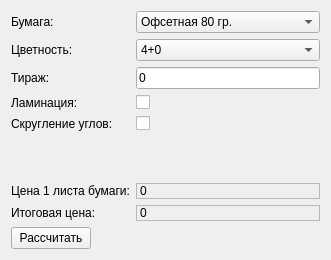
      <widget class="QWidget" name="SWPVizitki">
       <layout class="QFormLayout" name="formLayout_2">
        <item row="0" column="0">
         <widget class="QLabel" name="vizitka_papre_label">
          <property name="text">
           <string>Бумага:</string>
          </property>
         </widget>
        </item>
        <item row="0" column="1">
         <widget class="QComboBox" name="vizitka_paper">
          <item>
           <property name="text">
            <string>Офсетная 80 гр.</string>
           </property>
          </item>
          <item>
           <property name="text">
            <string>Maxigloss 130гр.</string>
           </property>
          </item>
          <item>
           <property name="text">
            <string>Maxigloss 170гр./м.кв</string>
           </property>
          </item>
          <item>
           <property name="text">
            <string>Delight gloss в упак C2S Art</string>
           </property>
          </item>
          <item>
           <property name="text">
            <string>Arconvert</string>
           </property>
          </item>
          <item>
           <property name="text">
            <string>Тач кавер 300</string>
           </property>
          </item>
          <item>
           <property name="text">
            <string>ICELASER Лен</string>
           </property>
          </item>
          <item>
           <property name="text">
            <string>Comet брилиант 300 гр.</string>
           </property>
          </item>
          <item>
           <property name="text">
            <string>Acquerello 300 гр.</string>
           </property>
          </item>
          <item>
           <property name="text">
            <string>Nettuno 300 гр.</string>
           </property>
          </item>
          <item>
           <property name="text">
            <string>Sirio pearl 300 гр.</string>
           </property>
          </item>
          <item>
           <property name="text">
            <string>Splendorgel 300 гр.</string>
           </property>
          </item>
          <item>
           <property name="text">
            <string>TintoRetto 300 гр.</string>
           </property>
          </item>
         </widget>
        </item>
        <item row="1" column="0">
         <widget class="QLabel" name="vizitka_colorful_label">
          <property name="text">
           <string>Цветность:</string>
          </property>
         </widget>
        </item>
        <item row="1" column="1">
         <widget class="QComboBox" name="vizitka_colorful">
          <item>
           <property name="text">
            <string>4+0</string>
           </property>
          </item>
          <item>
           <property name="text">
            <string>4+4</string>
           </property>
          </item>
         </widget>
        </item>
        <item row="2" column="0">
         <widget class="QLabel" name="vizitka_col_label">
          <property name="text">
           <string>Тираж:</string>
          </property>
         </widget>
        </item>
        <item row="2" column="1">
         <widget class="QLineEdit" name="vizitka_col">
          <property name="text">
           <string>0</string>
          </property>
         </widget>
        </item>
        <item row="3" column="0">
         <widget class="QLabel" name="vizitka_lamination_label">
          <property name="text">
           <string>Ламинация:</string>
          </property>
         </widget>
        </item>
        <item row="3" column="1">
         <widget class="QCheckBox" name="vizitka_lamination">
          <property name="text">
           <string/>
          </property>
         </widget>
        </item>
        <item row="4" column="0">
         <widget class="QLabel" name="vizitka_rounding_label">
          <property name="text">
           <string>Скругление углов:</string>
          </property>
         </widget>
        </item>
        <item row="4" column="1">
         <widget class="QCheckBox" name="vizitka_rounding">
          <property name="text">
           <string/>
          </property>
         </widget>
        </item>
        <item row="11" column="0">
         <widget class="QLabel" name="vizitka_price_label">
          <property name="text">
           <string>Итоговая цена:</string>
          </property>
         </widget>
        </item>
        <item row="11" column="1">
         <widget class="QLabel" name="vizitka_price">
          <property name="frameShape">
           <enum>QFrame::StyledPanel</enum>
          </property>
          <property name="text">
           <string>0</string>
          </property>
         </widget>
        </item>
        <item row="7" column="1">
         <spacer name="vizitka_verticalSpacer">
          <property name="orientation">
           <enum>Qt::Vertical</enum>
          </property>
          <property name="sizeHint" stdset="0">
           <size>
            <width>20</width>
            <height>40</height>
           </size>
          </property>
         </spacer>
        </item>
        <item row="12" column="0">
         <widget class="QPushButton" name="vizitka_pushButton">
          <property name="text">
           <string>Рассчитать</string>
          </property>
         </widget>
        </item>
        <item row="10" column="0">
         <widget class="QLabel" name="vizitka_pricep1_label">
          <property name="text">
           <string>Цена 1 листа бумаги:</string>
          </property>
         </widget>
        </item>
        <item row="10" column="1">
         <widget class="QLabel" name="vizitka_pricep1">
          <property name="frameShape">
           <enum>QFrame::StyledPanel</enum>
          </property>
          <property name="text">
           <string>0</string>
          </property>
         </widget>
        </item>
       </layout>
      </widget>
